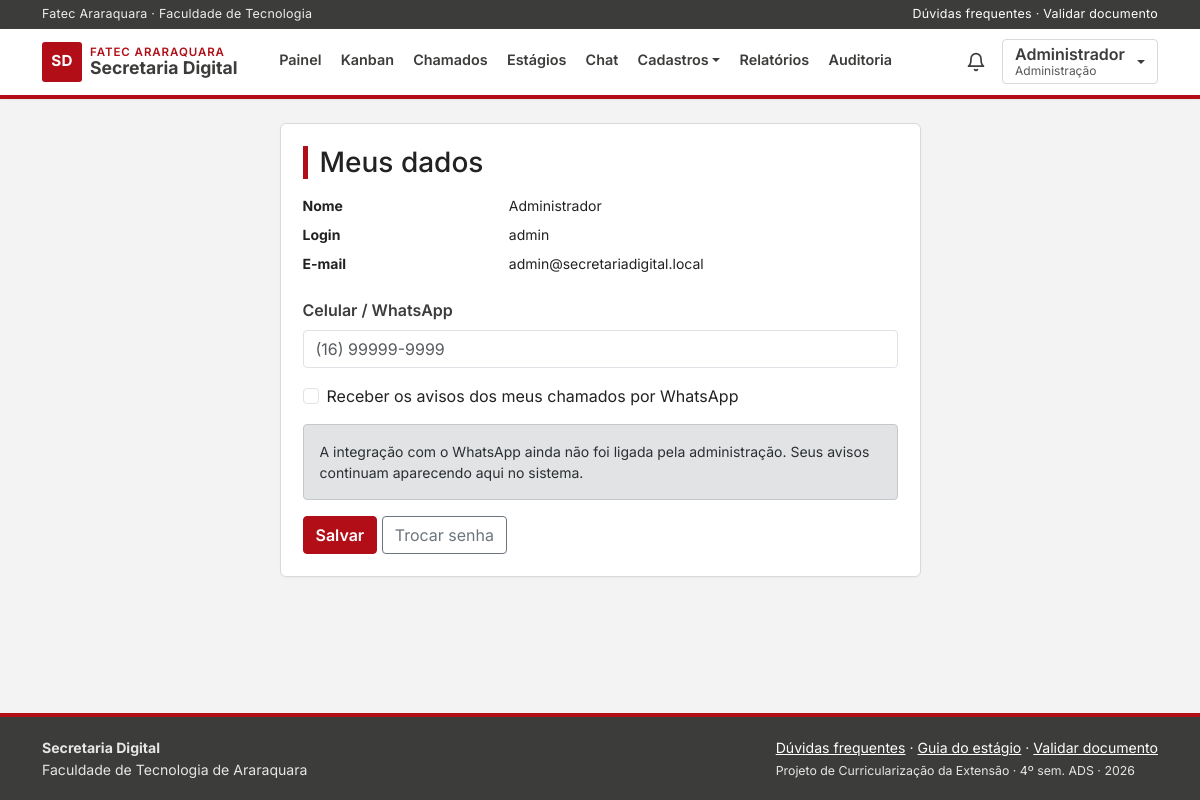
The app's page /perfil_alt.php (signed in) with its own data.
### tables this page shows
CREATE TABLE tb_usuarios (
  id_usuario      INT AUTO_INCREMENT PRIMARY KEY,
  nome            VARCHAR(120) NOT NULL,
  login           VARCHAR(50)  NOT NULL,
  senha           CHAR(64)     NOT NULL,
  email           VARCHAR(120) NOT NULL,
  nivel           ENUM('aluno','secretaria','coordenacao','admin') NOT NULL,
  id_curso        INT          NULL,
  ra              VARCHAR(20)  NULL,
  semestre        TINYINT      NULL,
  telefone        VARCHAR(20)  NULL,
  aviso_whatsapp  TINYINT(1)   NOT NULL DEFAULT 0,
  aviso_email     TINYINT(1)   NOT NULL DEFAULT 1,
  ativo           TINYINT(1)   NOT NULL DEFAULT 1,
  criado_em       DATETIME     NOT NULL DEFAULT CURRENT_TIMESTAMP,
  UNIQUE KEY uk_usuarios_login (login),
  UNIQUE KEY uk_usuarios_email (email),
  UNIQUE KEY uk_usuarios_ra (ra),
  CONSTRAINT fk_usuarios_curso FOREIGN KEY (id_curso)
    REFERENCES tb_cursos (id_curso)
);

### funcoes.php (called while the page is built, shortened)
<?php
    function seguro($texto){
        return htmlspecialchars((string)$texto, ENT_QUOTES, "UTF-8");
    }
    function busca_config($con, $chave){
        $sql = "SELECT valor FROM tb_configuracoes WHERE chave = ? LIMIT 1";
        $stmt = mysqli_stmt_init($con);
        mysqli_stmt_prepare($stmt, $sql);
        mysqli_stmt_bind_param($stmt, "s", $chave);
        mysqli_stmt_execute($stmt);
        $linha = mysqli_fetch_assoc(mysqli_stmt_get_result($stmt));
        return $linha ? (string)$linha['valor'] : "";
    }
?>

### perfil_alt.php (the view, shortened to what this page needs)
<?php
    require_once("conecta.php");
    require_once("funcoes.php");
    $sql = "SELECT nome, login, email, telefone, aviso_whatsapp FROM tb_usuarios WHERE id_usuario = ? LIMIT 1";
    $stmt = mysqli_stmt_init($con);
    mysqli_stmt_prepare($stmt, $sql);
    mysqli_stmt_bind_param($stmt, "i", $_SESSION['id_usuario']);
    mysqli_stmt_execute($stmt);
    $eu = mysqli_fetch_assoc(mysqli_stmt_get_result($stmt));
    $integracao = busca_config($con, "whatsapp_ativo") == "1";
    require_once("cabecalho.php");
?>
<div class="row justify-content-center">
    <div class="col-md-7">
        <div class="cartao">
            <h1 class="h3 mb-3">Meus dados</h1>
            <dl class="row small mb-3">
                <dt class="col-4">Nome</dt><dd class="col-8"><?php echo seguro($eu['nome']); ?></dd>
                <dt class="col-4">Login</dt><dd class="col-8"><?php echo seguro($eu['login']); ?></dd>
                <dt class="col-4">E-mail</dt><dd class="col-8"><?php echo seguro($eu['email']); ?></dd>
            </dl>
            <form action="perfil_alt2.php" method="post">
                <div class="mb-3">
                    <label for="txttelefone" class="form-label">Celular / WhatsApp</label>
                    <input type="text" class="form-control" id="txttelefone" name="txttelefone" maxlength="20" value="<?php echo seguro($eu['telefone']); ?>" placeholder="(16) 99999-9999">
                </div>
                <div class="form-check mb-3">
                    <input class="form-check-input" type="checkbox" id="ckwhats" name="ckwhats" value="1" <?php if($eu['aviso_whatsapp']){ echo "checked"; } ?>>
                    <label class="form-check-label" for="ckwhats">Receber os avisos dos meus chamados por WhatsApp</label>
                </div>
                <?php if(!$integracao){ echo "<div class='alert alert-secondary small'>A integração com o WhatsApp ainda não foi ligada pela administração. Seus avisos continuam aparecendo aqui no sistema.</div>"; } ?>
                <input type="submit" name="btn" value="Salvar" class="btn btn-principal">
                <a href="senha_alt.php" class="btn btn-outline-secondary">Trocar senha</a>
            </form>
        </div>
    </div>
</div>
<?php require_once("rodape.php"); ?>

### css/estilo.css (style rules this page uses)
:root { --vermelho: #B20E17; --vermelho-escuro: #8A0A11; --vermelho-claro: #FBEAEA; --cinza-escuro: #3C3C3B; --cinza: #6B6B6A; --fundo: #F3F3F3; --borda: #D9D9D9; --texto: #222222; --texto-suave: #575757; --vinho: var(--vermelho); --vinho-escuro: var(--vermelho-escuro); --vinho-claro: var(--vermelho-claro); }
body { font-family: Inter, "Segoe UI", Arial, sans-serif; background: var(--fundo); color: var(--texto); min-height: 100vh; display: flex; flex-direction: column; }
h1, h2, h3, h4, h5, h6, .marca { font-family: Inter, "Segoe UI", Arial, sans-serif; font-weight: 700; color: var(--cinza-escuro); }
h1 { font-size: 1.65rem; border-left: 5px solid var(--vermelho); padding-left: 12px; }
a { color: var(--vermelho); }
.btn { border-radius: 4px; }
.btn-principal { background: var(--vermelho); border-color: var(--vermelho); color: #FFF; font-weight: 600; }
.cartao { background: #FFFFFF; border: 1px solid var(--borda); border-radius: 6px; padding: 22px; box-shadow: 0 1px 2px rgba(0,0,0,.04); }
.form-control, .form-select { border-radius: 4px; }
.form-label { font-weight: 600; color: var(--cinza-escuro); }
.alert { border-radius: 4px; }

### records on screen
tb_usuarios: nome "Administrador", login "admin", email "admin@secretariadigital.local"

### other values on screen
$rotulo "Painel Kanban Chamados Estágios Relatórios Auditoria"
$rotulo "Cadastros"
seguro($_SESSION['nome']) "Administrador"
nome_nivel($nivel_menu) "Administração"
